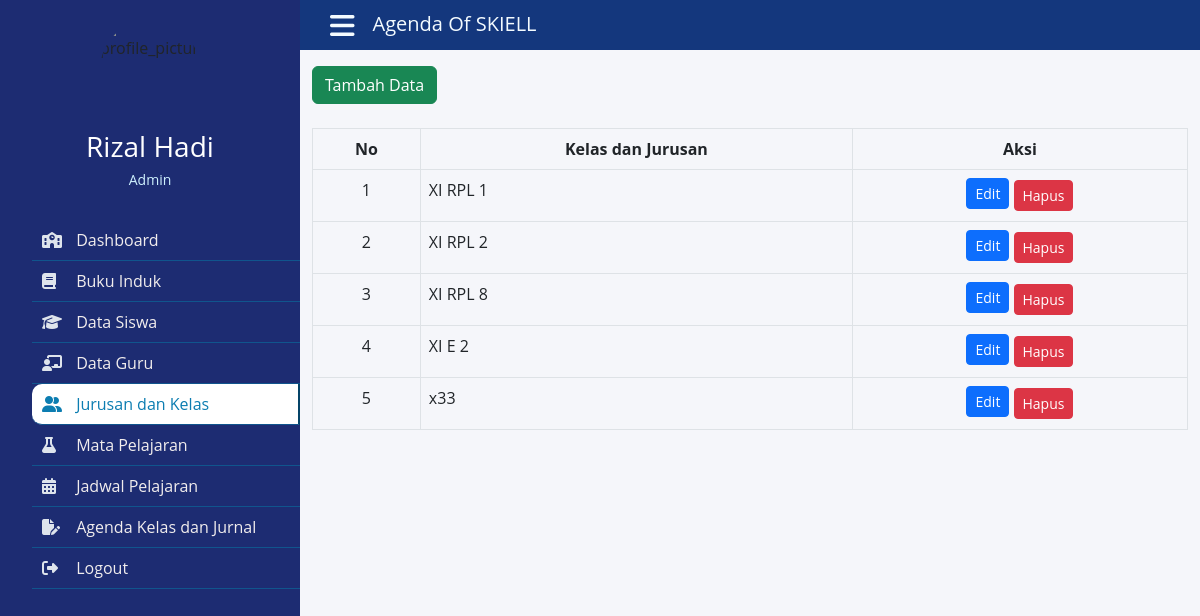
Page /admin/_jurusandankelas/jurusandankelas.php (signed in) on the committed database.
### tables this page shows
CREATE TABLE `kelas` (
  `kodeKelas` int(3) NOT NULL,
  `namaKelas` varchar(60) NOT NULL
);

### admin/_jurusandankelas/jurusandankelas.php (the view, shortened to what this page needs)
<?php
include '../../koneksi.php';
$kodeAdmin = $_SESSION['kodeAdmin'];
?>
<!DOCTYPE html>
<html lang="en">
<head>
    <link rel="stylesheet" href="https://cdnjs.cloudflare.com/ajax/libs/font-awesome/6.2.0/css/all.min.css">
    <link rel="stylesheet" type="text/css" href="../../css/bootstrap.min.css">
    <link rel="stylesheet" href="../style.css">
</head>
<body>
    <div class="wrapper">
        <div class="section">
            <div class="top_navbar">
                <div class="hamburger">
                    <a href="#">
                        <i class="fas fa-bars"></i>
                    </a>
                </div>
                <div class="nama">
                    <h3>Agenda Of SKIELL</h3>
                </div>
            </div>
            <div class="container">
                <form action="<?php echo $_SERVER["PHP_SELF"];?>" method="get">
                    <div class="form-group">
                            <div class="row mt-3">
                                <div class="col-2"><a href="tambahkelas.php" class="btn btn-success  text-white">Tambah Data</a></div>
                            </div>
                    </div>
                </form>
                <table class="table table-bordered table-hover">
                    <br>
                    <thead>
                    <tr class="text-center">
                        <th>No</th>
                        <th>Kelas dan Jurusan</th>
                        <th >Aksi</th>
                    </tr>
                    </thead>
                    <?php
                    $sql="SELECT * from kelas ";
                    $hasil=mysqli_query($db,$sql);
                    $no=0;
                    while ($data = mysqli_fetch_array($hasil)) {
                        $no++;
                        ?>
                        <tbody>
                        <tr>
                            <td class="text-center"><?php echo $no;?></td>
                            <td><?php echo $data["namaKelas"]; ?></td>
                            <td class="text-center">
                                <form action="" method="post">
                                    <a href="editkelas.php?kodeKelas=<?= $data['kodeKelas'] ?>" class="btn btn-primary text-white btn-sm mb-1">Edit</a>
                                    <a href="hapuskelas.php?kodeKelas=<?= $data['kodeKelas'] ?>" class="btn btn-danger text-white btn-sm" onclick="return confirm('apakah anda yakin untuk menghapus?');">Hapus</a>
                                </form>
                            </td>
                        </tr>
                        </tbody>
                        <?php
                    }
                    ?>
                </table>
            </div>
        </div>
        <div class="sidebar">
            <div class="profile">
                <img src="../../logo.PNG" alt="profile_picture">
                <h3>Rizal Hadi</h3>
                <p>Admin</p>
            </div>
            <ul>
                <li>
                    <a href="../dashboard.php" >
                        <span class="icon"><i class="fas fa-solid fa-school"></i></span>
                        <span class="item">Dashboard</span>
                    </a>
                </li>
                <li>
                    <a href="../_bukuinduk/bukuinduk.php">
                        <span class="icon"><i class="fas fa-solid fa-book"></i></span>
                        <span class="item">Buku Induk</span>
                    </a>
                </li>
                <li>
                    <a href="../_datasiswa/datasiswa.php">
                        <span class="icon"><i class="fas fa-duotone fa-graduation-cap"></i></span>
                        <span class="item">Data Siswa</span>
                    </a>
                </li>
                <li>
                    <a href="../_dataguru/dataguru.php">
                        <span class="icon"><i class="fas fa-solid fa-chalkboard-user"></i></span>
                        <span class="item">Data Guru</span>
                    </a>
                </li>
                <li>
                    <a href="#"  class="active">
                        <span class="icon"><i class="fas fa-duotone fa-user-group"></i></span>
                        <span class="item">Jurusan dan Kelas</span>
                    </a>
                </li>
                <li>
                    <a href="../_mapel/mapel.php">
                        <span class="icon"><i class="fas fa-regular fa-flask"></i></span>
                        <span class="item">Mata Pelajaran</span>
                    </a>
                </li>
                <li>
                    <a href="../_jadwalpelajaran/jadwal.php">
                        <span class="icon"><i class="fas fa-solid fa-calendar-days"></i></span>
                        <span class="item">Jadwal Pelajaran</span>
                    </a>
                </li>
                <li>
                    <a href="../_agendajurnal/agenda.php">
                        <span class="icon"><i class="fas fa-regular fa-file-pen"></i></span>
                        <span class="item">Agenda Kelas dan Jurnal</span>
                    </a>
                </li>
                <li>
                    <a href="../dashboard.php?logout=<?php echo $kodeAdmin; ?>">
                        <span class="icon"><i class="fas fa-solid fa-right-from-bracket"></i></span>
                        <span class="item">Logout</span>
                    </a>
                </li>
            </ul>
        </div>
    </div>
</body>
</html>

### admin/style.css (style rules this page uses)
* { list-style: none; text-decoration: none; margin: 0; padding: 0; box-sizing: border-box; font-family: 'Open Sans', sans-serif; }
body { background: #f5f6fa; }
.wrapper .sidebar { background: rgb(29, 44, 114); position: fixed; top: 0; left: 0; width: 300px; height: 100%; padding: 20px 0; transition: all 0.5s ease; }
.wrapper .sidebar .profile { margin-bottom: 30px; text-align: center; }
.wrapper .sidebar .profile img { display: block; width: 100px; height: 100px; border-radius: 50%; margin: 0 auto; }
.wrapper .sidebar .profile h3 { color: #ffffff; margin: 10px 0 5px; }
.wrapper .sidebar .profile p { color: rgb(206, 240, 253); font-size: 14px; }
.wrapper .sidebar ul li a { text-decoration: dashed; display: block; padding: 8px 10px; border-bottom: 1px solid #10558d; color: rgb(241, 237, 237); font-size: 16px; position: relative; }
.wrapper .sidebar ul li a .icon { color: #dee4ec; width: 30px; display: inline-block; }
.wrapper .sidebar ul li a:hover, .wrapper .sidebar ul li a.active { color: #0c7db1; background:white; border-radius: 10px 0 0 10px; border-right: 2px solid rgb(5, 68, 104); }
.wrapper .sidebar ul li a:hover .icon, .wrapper .sidebar ul li a.active .icon { color: #0c7db1; }
.wrapper .sidebar ul li a:hover:before, .wrapper .sidebar ul li a.active:before { display: block; }
.wrapper .section { width: calc(100% - 300px); margin-left: 300px; transition: all 0.5s ease; overflow: hidden; }
.wrapper .section .top_navbar { background: rgb(20, 55, 125); height: 50px; display:flex; align-items: center; padding: 0 30px; }
.wrapper .section .top_navbar .hamburger a { font-size: 28px; color: #f4fbff; }
.wrapper .section .top_navbar .nama h3 { color: #f4fbff; padding-top: 5px; padding-left: 18px; font-size: 20px; }

### rows in the picture
kelas: namaKelas "XI RPL 1"
kelas: namaKelas "XI RPL 2"
kelas: namaKelas "XI RPL 8"
kelas: namaKelas "XI E 2"
kelas: namaKelas "x33"
